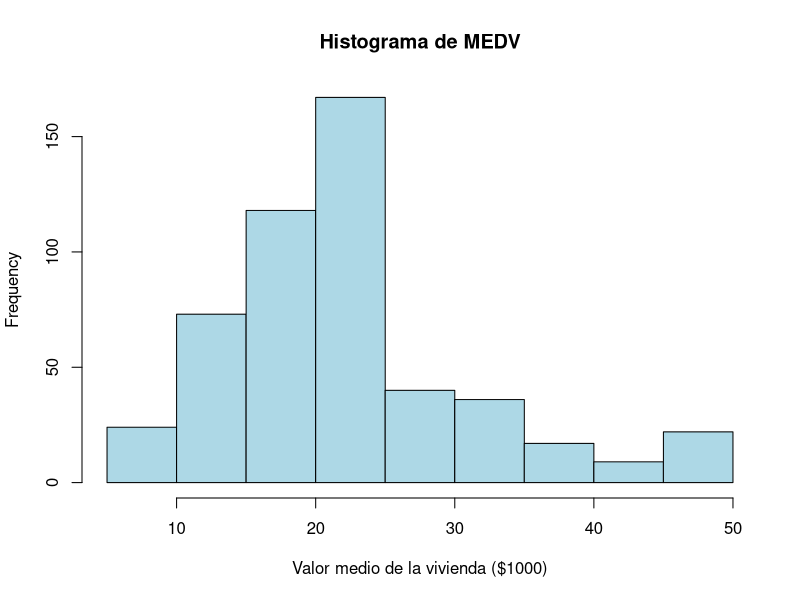
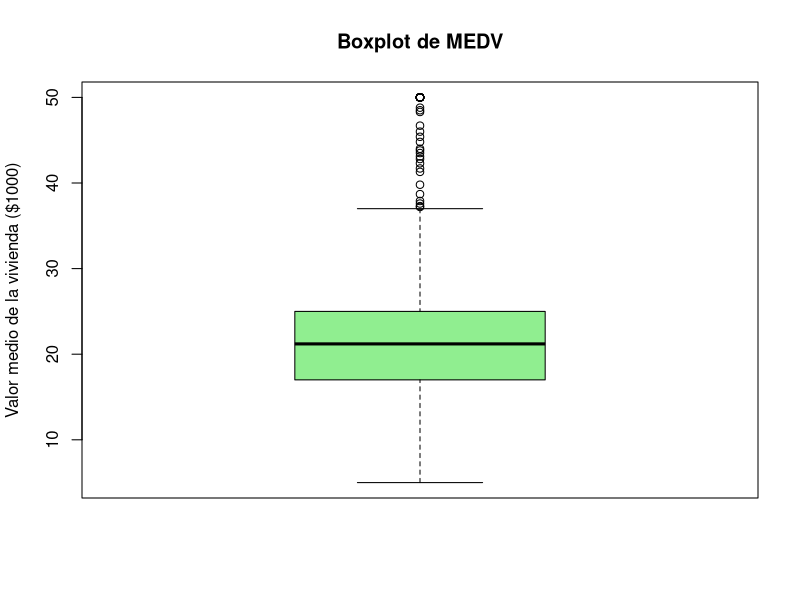
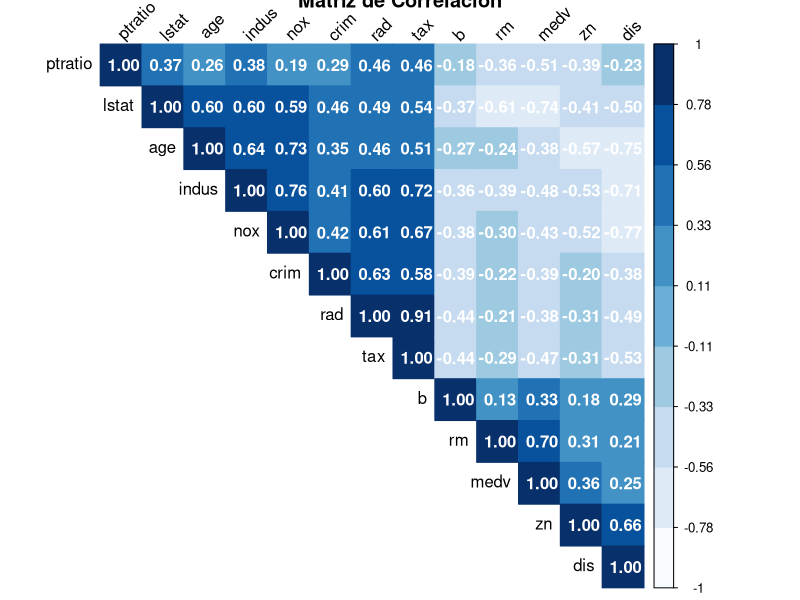
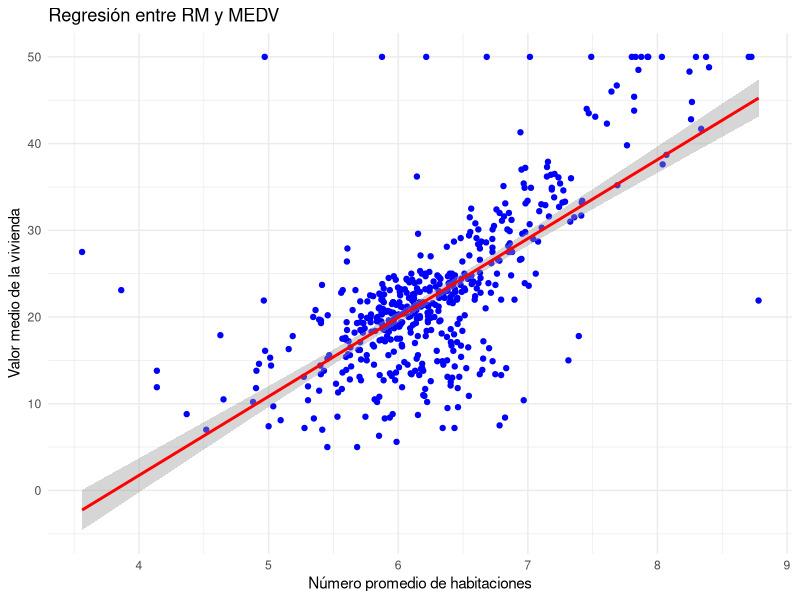
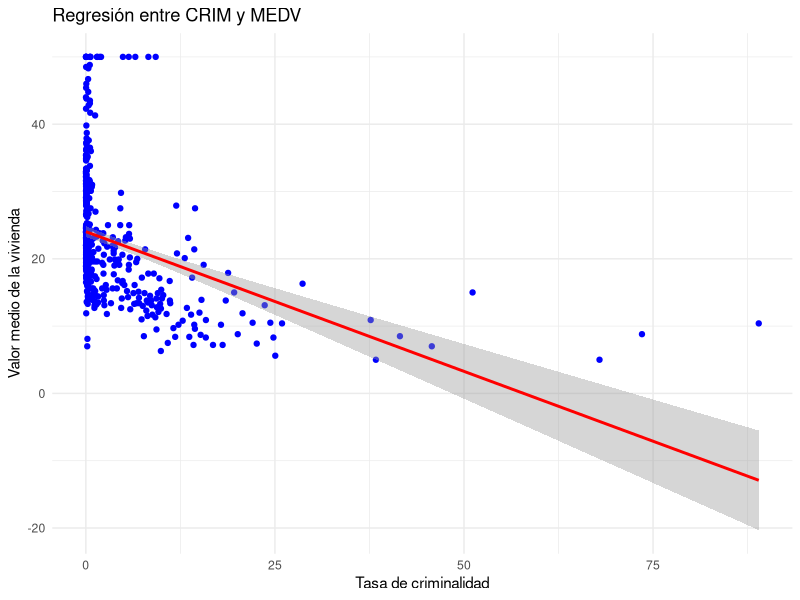
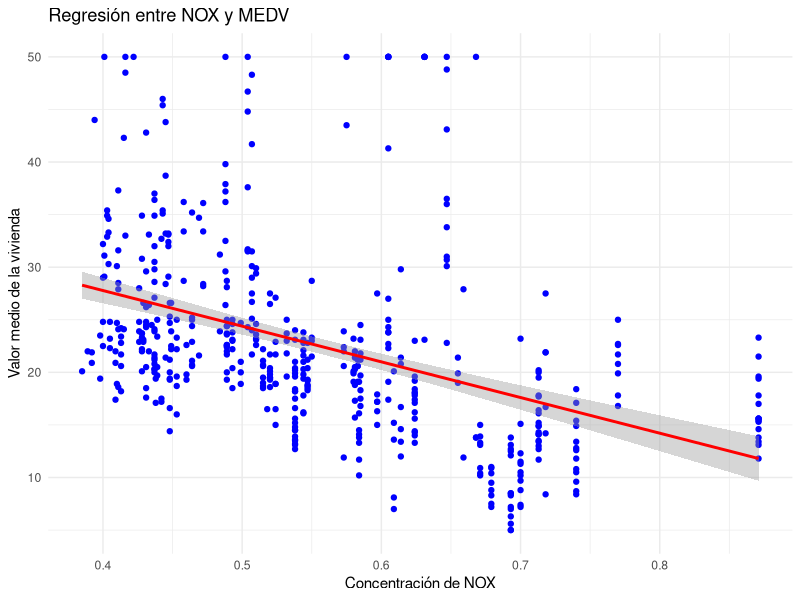
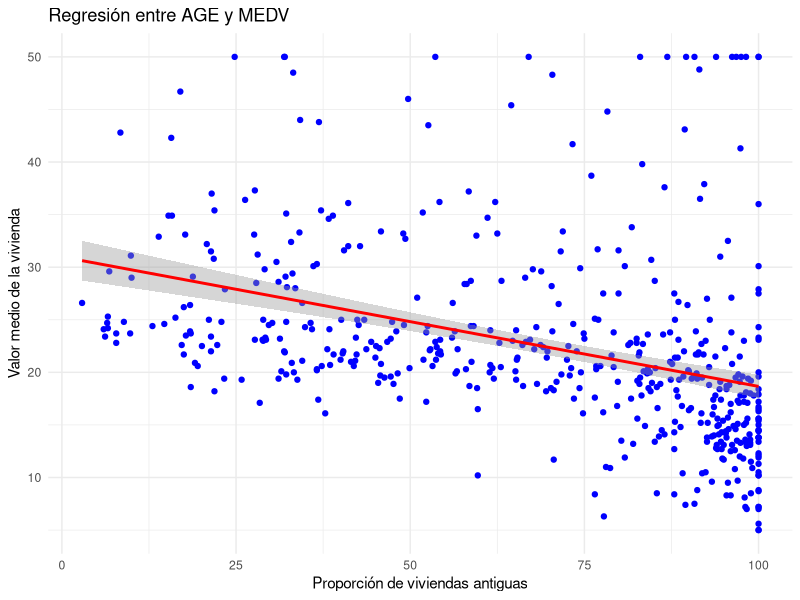
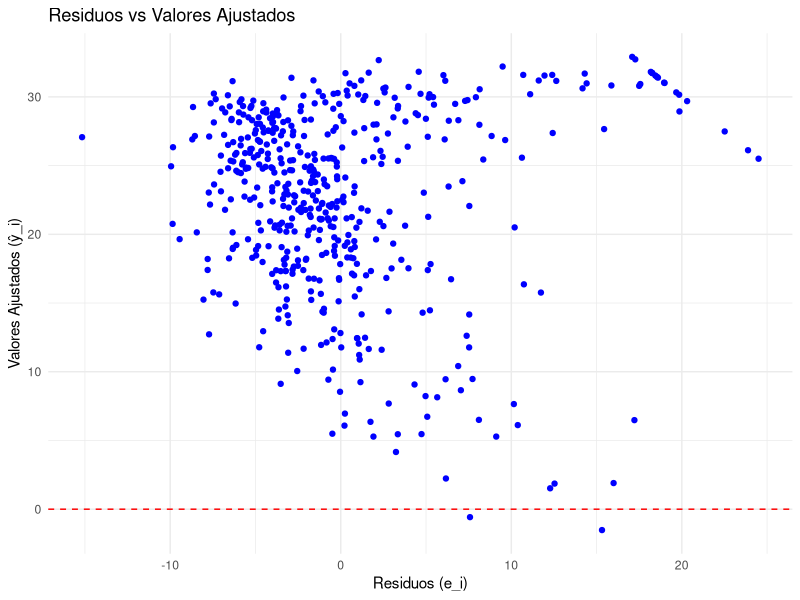

Generate these figures, in order, with R:
## ---- chunk 1
options(repos = c(CRAN = "https://cloud.r-project.org"))
knitr::opts_chunk$set(echo = TRUE)
## ---- chunk 2
require("mlbench")
library(mlbench)
## ---- chunk 3
data("BostonHousing")
housing <- BostonHousing
## ---- chunk 4
# Estructura del dataset
str(housing)

# Primeras filas del dataset
head(housing)

# Dimensiones del dataset
dim(housing)

# Resumen estadístico
summary(housing)
## ---- chunk 5
# El comando 'str(housing)' muestra la estructura del dataset, indicando el tipo de cada
# variable y las primeras observaciones. 'head(housing)' permite visualizar las primeras seis
# filas para obtener una vista rápida de los datos. 'dim(housing)' proporciona las dimensiones
# del dataset, es decir, el número de filas y columnas. 'summary(housing)' ofrece un resumen
# estadístico de las variables numéricas, como el mínimo, máximo, media, mediana y cuartiles,
# lo que permite una primera aproximación a la distribución de los datos y a posibles valores
# atípicos o sesgos.
## ---- chunk 6
# Cargar el paquete necesario para los análisis
library(mlbench)

# Cargar el dataset
data("BostonHousing")
housing <- BostonHousing

# Histograma de la variable MEDV
hist(housing$medv, main="Histograma de MEDV", xlab="Valor medio de la vivienda ($1000)", col="lightblue", border="black")

# Calcular asimetría y apuntamiento
if (!require("e1071")) install.packages("e1071", repos="http://cran.us.r-project.org")
library(e1071)
asimetria <- skewness(housing$medv)
apuntamiento <- kurtosis(housing$medv)
cat("Asimetría:", asimetria, "\n")
cat("Apuntamiento:", apuntamiento, "\n")

# Boxplot de MEDV
boxplot(housing$medv, main="Boxplot de MEDV", ylab="Valor medio de la vivienda ($1000)", col="lightgreen", border="black")

# Calcular los cuartiles y percentiles 10-90
cuartiles <- quantile(housing$medv)
percentiles_10_90 <- quantile(housing$medv, probs=c(0.10, 0.90))

# Formatear y mostrar los cuartiles de forma clara
cat("Cuartiles de MEDV:\n")
print(format(cuartiles, nsmall = 2, justify = "right"), quote = FALSE)

# Formatear y mostrar los percentiles 10-90 de forma clara
cat("Percentiles 10-90 de MEDV:\n")
print(format(percentiles_10_90, nsmall = 2, justify = "right"), quote = FALSE)
## ---- chunk 7
# Para generar el PDF desde el archivo .Rmd fue necesario configurar un mirror de CRAN,
# ya que sin esa línea solo se ejecutaba correctamente en RStudio.

# El código realiza un análisis exploratorio de 'medv' (valor medio de viviendas),
# con un histograma para su distribución, asimetría y apuntamiento para evaluar forma,
# un boxplot para dispersión y cuartiles, y los percentiles 10-90 para ver los rangos.
## ---- chunk 8
# Instalar los paquetes si no están instalados
install.packages("corrplot")
install.packages("RColorBrewer")

# Cargar las librerías necesarias
library(corrplot)
library(RColorBrewer)

# Filtrar solo las variables cuantitativas
cuantitativas <- housing[, sapply(housing, is.numeric)]

# Calcular la matriz de correlación
correlation_matrix <- cor(cuantitativas)

# Mostrar la matriz de correlación de forma visual
corrplot(correlation_matrix, method="color", col=brewer.pal(n=9, name="Blues"), 
         type="upper", order="hclust", addCoef.col="white", 
         tl.col="black", tl.srt=45, title="Matriz de Correlación")
## ---- chunk 9
# Este código calcula y visualiza la matriz de correlación de las variables
# cuantitativas del dataset "BostonHousing". Se seleccionan las variables numéricas
# y se calcula su correlación. La visualización usa 'corrplot' con la paleta
# "Blues", donde los colores más oscuros indican correlaciones más fuertes.
# Los coeficientes numéricos dentro de las celdas muestran el grado exacto de
# la correlación entre las variables. El gráfico facilita la identificación de
# dependencias entre variables, lo cual puede ser relevante para la construcción
# de modelos predictivos.
## ---- chunk 10
# Instalar y cargar la librería ggplot2 si no está instalada
install.packages("ggplot2")
library(ggplot2)

# Seleccionar las variables independientes
variables_independientes <- c("rm", "crim", "nox", "age")

# Crear un gráfico de cada variable independiente contra MEDV con la recta de regresión

# 1. Regresión entre 'rm' y 'medv'
ggplot(housing, aes(x=rm, y=medv)) +
  geom_point(color="blue") +  # Scatterplot
  geom_smooth(method="lm", color="red") +  # Recta de regresión
  labs(title="Regresión entre RM y MEDV", x="Número promedio de habitaciones", y="Valor medio de la vivienda") +
  theme_minimal()

# 2. Regresión entre 'crim' y 'medv'
ggplot(housing, aes(x=crim, y=medv)) +
  geom_point(color="blue") +
  geom_smooth(method="lm", color="red") +
  labs(title="Regresión entre CRIM y MEDV", x="Tasa de criminalidad", y="Valor medio de la vivienda") +
  theme_minimal()

# 3. Regresión entre 'nox' y 'medv'
ggplot(housing, aes(x=nox, y=medv)) +
  geom_point(color="blue") +
  geom_smooth(method="lm", color="red") +
  labs(title="Regresión entre NOX y MEDV", x="Concentración de NOX", y="Valor medio de la vivienda") +
  theme_minimal()

# 4. Regresión entre 'age' y 'medv'
ggplot(housing, aes(x=age, y=medv)) +
  geom_point(color="blue") +
  geom_smooth(method="lm", color="red") +
  labs(title="Regresión entre AGE y MEDV", x="Proporción de viviendas antiguas", y="Valor medio de la vivienda") +
  theme_minimal()
## ---- chunk 11
# Este código genera gráficos de regresión lineales simples entre la variable dependiente 'medv' 
# (valor medio de la vivienda) y cuatro variables independientes: 'rm' (promedio de habitaciones), 
# 'crim' (tasa de criminalidad), 'nox' (concentración de NOX) y 'age' (proporción de viviendas 
# antiguas). Se espera que 'rm' tenga una correlación positiva con 'medv', mientras que 'crim', 
# 'nox' y 'age' suelen estar negativamente correlacionados con el valor de las viviendas. 
# Cada gráfico incluye un scatterplot y una recta de regresión, lo que permite visualizar 
# la relación entre las variables y ayudar en el análisis de las tendencias.
## ---- chunk 12
# Instalar y cargar ggplot2 si no está disponible
if (!require("ggplot2")) install.packages("ggplot2", repos = "http://cran.us.r-project.org")
library(ggplot2)

# Realizar la regresión lineal entre LSTAT y MEDV
modelo <- lm(medv ~ lstat, data = housing)

# Calcular los residuos e_i y los valores ajustados (predicciones)
residuos <- residuals(modelo)
valores_ajustados <- fitted(modelo)

# Crear un data frame para ggplot con los residuos y los valores ajustados
data_residuos <- data.frame(residuos = residuos, valores_ajustados = valores_ajustados)

# 1. Scatterplot de los residuos vs. valores ajustados
ggplot(data = data_residuos, aes(x = residuos, y = valores_ajustados)) +
  geom_point(color = "blue") +
  geom_hline(yintercept = 0, linetype = "dashed", color = "red") +
  labs(title = "Residuos vs Valores Ajustados", x = "Residuos (e_i)", y = "Valores Ajustados (ŷ_i)") +
  theme_minimal()

# 2. Histograma de los residuos
ggplot(data = data_residuos, aes(x = residuos)) +
  geom_histogram(binwidth = 1, fill = "lightblue", color = "black") +
  labs(title = "Histograma de los Residuos", x = "Residuos (e_i)", y = "Frecuencia") +
  theme_minimal()
## ---- chunk 13
# Este código realiza un análisis de los residuos del modelo de regresión lineal entre 
# 'LSTAT' (porcentaje de población de bajo estatus) y 'MEDV' (valor medio de la vivienda). 
# Se calculan los residuos (diferencia entre valores observados y predichos) y los valores 
# ajustados del modelo. Luego, se crean dos gráficos:
# - Un scatterplot de los residuos frente a los valores ajustados para identificar patrones 
#   en los residuos que podrían indicar problemas de ajuste.
# - Un histograma de los residuos para verificar su distribución y confirmar si se asemeja 
#   a una distribución normal, como se requiere en la regresión lineal.
## ---- chunk 14
# Realizar la regresión lineal múltiple entre MEDV y las variables independientes LSTAT y RM
modelo_multiple <- lm(medv ~ lstat + rm, data = housing)

# Calcular los residuos y los valores ajustados
residuos_multiple <- residuals(modelo_multiple)
valores_ajustados_multiple <- fitted(modelo_multiple)

# Crear un data frame para ggplot con los residuos y los valores ajustados
data_residuos_multiple <- data.frame(residuos = residuos_multiple, valores_ajustados = valores_ajustados_multiple)

# Scatterplot de los residuos vs valores ajustados
library(ggplot2)
ggplot(data = data_residuos_multiple, aes(x = residuos, y = valores_ajustados)) +
  geom_point(color = "blue") +
  geom_hline(yintercept = 0, linetype = "dashed", color = "red") +
  labs(title = "Residuos vs Valores Ajustados (Modelo Múltiple)", x = "Residuos (e_i)", y = "Valores Ajustados (ŷ_i)") +
  theme_minimal()

# Histograma de los residuos
ggplot(data = data_residuos_multiple, aes(x = residuos)) +
  geom_histogram(binwidth = 1, fill = "lightblue", color = "black") +
  labs(title = "Histograma de los Residuos (Modelo Múltiple)", x = "Residuos (e_i)", y = "Frecuencia") +
  theme_minimal()
## ---- chunk 15
# Realizo una regresión lineal múltiple entre 'MEDV' (valor medio de la vivienda) y dos 
# variables independientes: 'LSTAT' (porcentaje de población de bajo estatus) y 'RM' 
# (promedio de habitaciones por vivienda). Se espera que un mayor número de habitaciones 
# (RM) esté relacionado con precios más altos, mientras que un mayor porcentaje de población 
# de bajo estatus (LSTAT) se asocie con precios más bajos. Luego, se calculan los residuos 
# del modelo (diferencia entre valores observados y predichos) y se crean dos gráficos para 
# evaluar el ajuste del modelo: un scatterplot de los residuos frente a los valores ajustados 
# para verificar la aleatoriedad de los residuos. Un histograma para comprobar si los residuos 
# siguen una distribución normal, un supuesto clave en la regresión lineal.
